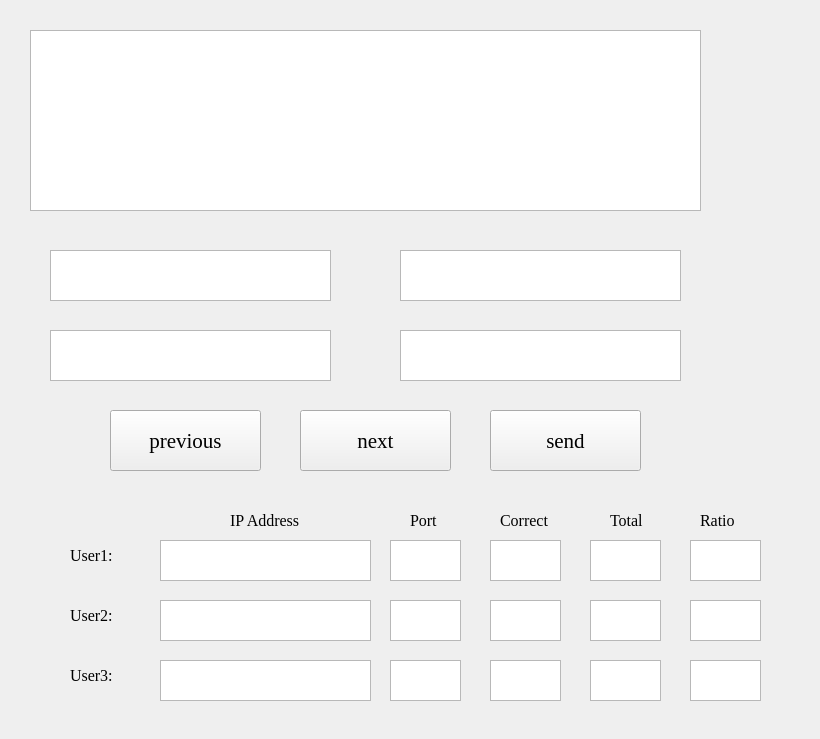
<?xml version="1.0" encoding="UTF-8"?>
<ui version="4.0">
 <class>ProblemsWidget</class>
 <widget class="QWidget" name="ProblemsWidget">
  <property name="geometry">
   <rect>
    <x>0</x>
    <y>0</y>
    <width>820</width>
    <height>739</height>
   </rect>
  </property>
  <property name="font">
   <font>
    <family>Times New Roman</family>
    <pointsize>12</pointsize>
   </font>
  </property>
  <property name="windowTitle">
   <string>Form</string>
  </property>
  <widget class="QTextBrowser" name="problem">
   <property name="geometry">
    <rect>
     <x>30</x>
     <y>30</y>
     <width>671</width>
     <height>181</height>
    </rect>
   </property>
   <property name="font">
    <font>
     <family>Times New Roman</family>
     <pointsize>16</pointsize>
    </font>
   </property>
   <property name="cursor" stdset="0">
    <cursorShape>IBeamCursor</cursorShape>
   </property>
  </widget>
  <widget class="QPushButton" name="next">
   <property name="geometry">
    <rect>
     <x>300</x>
     <y>410</y>
     <width>151</width>
     <height>61</height>
    </rect>
   </property>
   <property name="font">
    <font>
     <family>Times New Roman</family>
     <pointsize>16</pointsize>
    </font>
   </property>
   <property name="cursor">
    <cursorShape>PointingHandCursor</cursorShape>
   </property>
   <property name="text">
    <string>next</string>
   </property>
  </widget>
  <widget class="QTextBrowser" name="choiceA">
   <property name="geometry">
    <rect>
     <x>50</x>
     <y>250</y>
     <width>281</width>
     <height>51</height>
    </rect>
   </property>
   <property name="font">
    <font>
     <family>Times New Roman</family>
     <pointsize>16</pointsize>
    </font>
   </property>
   <property name="cursor" stdset="0">
    <cursorShape>IBeamCursor</cursorShape>
   </property>
  </widget>
  <widget class="QTextBrowser" name="choiceC">
   <property name="geometry">
    <rect>
     <x>50</x>
     <y>330</y>
     <width>281</width>
     <height>51</height>
    </rect>
   </property>
   <property name="font">
    <font>
     <family>Times New Roman</family>
     <pointsize>16</pointsize>
    </font>
   </property>
   <property name="cursor" stdset="0">
    <cursorShape>IBeamCursor</cursorShape>
   </property>
  </widget>
  <widget class="QPushButton" name="previous">
   <property name="geometry">
    <rect>
     <x>110</x>
     <y>410</y>
     <width>151</width>
     <height>61</height>
    </rect>
   </property>
   <property name="font">
    <font>
     <family>Times New Roman</family>
     <pointsize>16</pointsize>
    </font>
   </property>
   <property name="cursor">
    <cursorShape>PointingHandCursor</cursorShape>
   </property>
   <property name="text">
    <string>previous</string>
   </property>
  </widget>
  <widget class="QTextBrowser" name="choiceB">
   <property name="geometry">
    <rect>
     <x>400</x>
     <y>250</y>
     <width>281</width>
     <height>51</height>
    </rect>
   </property>
   <property name="font">
    <font>
     <family>Times New Roman</family>
     <pointsize>16</pointsize>
    </font>
   </property>
   <property name="cursor" stdset="0">
    <cursorShape>IBeamCursor</cursorShape>
   </property>
  </widget>
  <widget class="QTextBrowser" name="choiceD">
   <property name="geometry">
    <rect>
     <x>400</x>
     <y>330</y>
     <width>281</width>
     <height>51</height>
    </rect>
   </property>
   <property name="font">
    <font>
     <family>Times New Roman</family>
     <pointsize>16</pointsize>
    </font>
   </property>
   <property name="cursor" stdset="0">
    <cursorShape>IBeamCursor</cursorShape>
   </property>
  </widget>
  <widget class="QPushButton" name="send">
   <property name="geometry">
    <rect>
     <x>490</x>
     <y>410</y>
     <width>151</width>
     <height>61</height>
    </rect>
   </property>
   <property name="font">
    <font>
     <family>Times New Roman</family>
     <pointsize>16</pointsize>
    </font>
   </property>
   <property name="cursor">
    <cursorShape>PointingHandCursor</cursorShape>
   </property>
   <property name="text">
    <string>send</string>
   </property>
  </widget>
  <widget class="QLabel" name="User1">
   <property name="geometry">
    <rect>
     <x>70</x>
     <y>540</y>
     <width>51</width>
     <height>31</height>
    </rect>
   </property>
   <property name="cursor">
    <cursorShape>ArrowCursor</cursorShape>
   </property>
   <property name="text">
    <string>User1:</string>
   </property>
  </widget>
  <widget class="QTextBrowser" name="usr1port">
   <property name="geometry">
    <rect>
     <x>390</x>
     <y>540</y>
     <width>71</width>
     <height>41</height>
    </rect>
   </property>
  </widget>
  <widget class="QTextBrowser" name="usr2ip">
   <property name="geometry">
    <rect>
     <x>160</x>
     <y>600</y>
     <width>211</width>
     <height>41</height>
    </rect>
   </property>
  </widget>
  <widget class="QLabel" name="User2">
   <property name="geometry">
    <rect>
     <x>70</x>
     <y>600</y>
     <width>51</width>
     <height>31</height>
    </rect>
   </property>
   <property name="cursor">
    <cursorShape>ArrowCursor</cursorShape>
   </property>
   <property name="text">
    <string>User2:</string>
   </property>
  </widget>
  <widget class="QLabel" name="User3">
   <property name="geometry">
    <rect>
     <x>70</x>
     <y>660</y>
     <width>51</width>
     <height>31</height>
    </rect>
   </property>
   <property name="cursor">
    <cursorShape>ArrowCursor</cursorShape>
   </property>
   <property name="text">
    <string>User3:</string>
   </property>
  </widget>
  <widget class="QTextBrowser" name="usr1ip">
   <property name="geometry">
    <rect>
     <x>160</x>
     <y>540</y>
     <width>211</width>
     <height>41</height>
    </rect>
   </property>
  </widget>
  <widget class="QLabel" name="label">
   <property name="geometry">
    <rect>
     <x>230</x>
     <y>510</y>
     <width>91</width>
     <height>21</height>
    </rect>
   </property>
   <property name="text">
    <string>IP Address</string>
   </property>
  </widget>
  <widget class="QLabel" name="Port">
   <property name="geometry">
    <rect>
     <x>410</x>
     <y>510</y>
     <width>41</width>
     <height>21</height>
    </rect>
   </property>
   <property name="cursor">
    <cursorShape>ArrowCursor</cursorShape>
   </property>
   <property name="text">
    <string>Port</string>
   </property>
  </widget>
  <widget class="QTextBrowser" name="usr1correct">
   <property name="geometry">
    <rect>
     <x>490</x>
     <y>540</y>
     <width>71</width>
     <height>41</height>
    </rect>
   </property>
  </widget>
  <widget class="QLabel" name="Correct">
   <property name="geometry">
    <rect>
     <x>500</x>
     <y>510</y>
     <width>61</width>
     <height>21</height>
    </rect>
   </property>
   <property name="cursor">
    <cursorShape>ArrowCursor</cursorShape>
   </property>
   <property name="text">
    <string>Correct</string>
   </property>
  </widget>
  <widget class="QTextBrowser" name="usr1total">
   <property name="geometry">
    <rect>
     <x>590</x>
     <y>540</y>
     <width>71</width>
     <height>41</height>
    </rect>
   </property>
  </widget>
  <widget class="QLabel" name="Total">
   <property name="geometry">
    <rect>
     <x>610</x>
     <y>510</y>
     <width>41</width>
     <height>21</height>
    </rect>
   </property>
   <property name="cursor">
    <cursorShape>ArrowCursor</cursorShape>
   </property>
   <property name="text">
    <string>Total</string>
   </property>
  </widget>
  <widget class="QTextBrowser" name="usr1ratio">
   <property name="geometry">
    <rect>
     <x>690</x>
     <y>540</y>
     <width>71</width>
     <height>41</height>
    </rect>
   </property>
  </widget>
  <widget class="QLabel" name="Ratio">
   <property name="geometry">
    <rect>
     <x>700</x>
     <y>510</y>
     <width>51</width>
     <height>21</height>
    </rect>
   </property>
   <property name="cursor">
    <cursorShape>ArrowCursor</cursorShape>
   </property>
   <property name="text">
    <string>Ratio</string>
   </property>
  </widget>
  <widget class="QTextBrowser" name="usr3ip">
   <property name="geometry">
    <rect>
     <x>160</x>
     <y>660</y>
     <width>211</width>
     <height>41</height>
    </rect>
   </property>
  </widget>
  <widget class="QTextBrowser" name="usr2port">
   <property name="geometry">
    <rect>
     <x>390</x>
     <y>600</y>
     <width>71</width>
     <height>41</height>
    </rect>
   </property>
  </widget>
  <widget class="QTextBrowser" name="usr3port">
   <property name="geometry">
    <rect>
     <x>390</x>
     <y>660</y>
     <width>71</width>
     <height>41</height>
    </rect>
   </property>
  </widget>
  <widget class="QTextBrowser" name="usr2correct">
   <property name="geometry">
    <rect>
     <x>490</x>
     <y>600</y>
     <width>71</width>
     <height>41</height>
    </rect>
   </property>
  </widget>
  <widget class="QTextBrowser" name="usr3correct">
   <property name="geometry">
    <rect>
     <x>490</x>
     <y>660</y>
     <width>71</width>
     <height>41</height>
    </rect>
   </property>
  </widget>
  <widget class="QTextBrowser" name="usr2total">
   <property name="geometry">
    <rect>
     <x>590</x>
     <y>600</y>
     <width>71</width>
     <height>41</height>
    </rect>
   </property>
  </widget>
  <widget class="QTextBrowser" name="usr3total">
   <property name="geometry">
    <rect>
     <x>590</x>
     <y>660</y>
     <width>71</width>
     <height>41</height>
    </rect>
   </property>
  </widget>
  <widget class="QTextBrowser" name="usr2ratio">
   <property name="geometry">
    <rect>
     <x>690</x>
     <y>600</y>
     <width>71</width>
     <height>41</height>
    </rect>
   </property>
  </widget>
  <widget class="QTextBrowser" name="usr3ratio">
   <property name="geometry">
    <rect>
     <x>690</x>
     <y>660</y>
     <width>71</width>
     <height>41</height>
    </rect>
   </property>
  </widget>
 </widget>
 <resources/>
 <connections/>
</ui>
